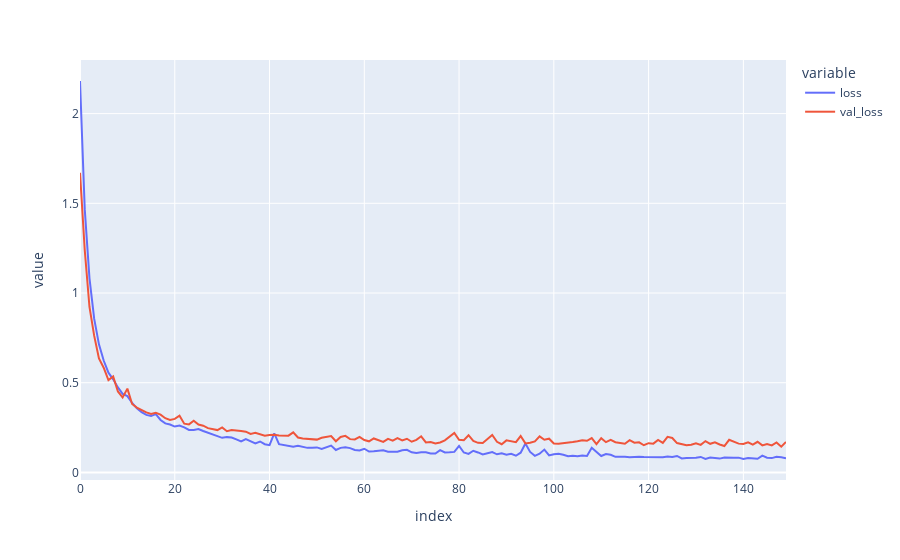

This figure's notebook cell:
### Code cell
h = history.history
import plotly.express as px
px.line(pd.DataFrame(h),y=['loss','val_loss'])

### Figure 1 — Plotly figure (JSON) as saved in the notebook; plotly's stock layout.template omitted (floating-point values rounded to 4 significant figures; data arrays with more than 128 entries replaced by an {"elided": "..."} marker saying what was removed)
{"data": [{"hovertemplate": "variable=loss<br>index=%{x}<br>value=%{y}<extra></extra>", "legendgroup": "loss", "line": {"color": "#636efa", "dash": "solid"}, "marker": {"symbol": "circle"}, "mode": "lines", "name": "loss", "orientation": "v", "showlegend": true, "type": "scatter", "x": {"elided": "150 int values"}, "xaxis": "x", "y": {"elided": "150 float values"}, "yaxis": "y"}, {"hovertemplate": "variable=val_loss<br>index=%{x}<br>value=%{y}<extra></extra>", "legendgroup": "val_loss", "line": {"color": "#EF553B", "dash": "solid"}, "marker": {"symbol": "circle"}, "mode": "lines", "name": "val_loss", "orientation": "v", "showlegend": true, "type": "scatter", "x": {"elided": "150 int values"}, "xaxis": "x", "y": {"elided": "150 float values"}, "yaxis": "y"}], "layout": {"legend": {"title": {"text": "variable"}, "tracegroupgap": 0}, "margin": {"t": 60}, "xaxis": {"anchor": "y", "domain": [0, 1], "title": {"text": "index"}}, "yaxis": {"anchor": "x", "domain": [0, 1], "title": {"text": "value"}}}}
